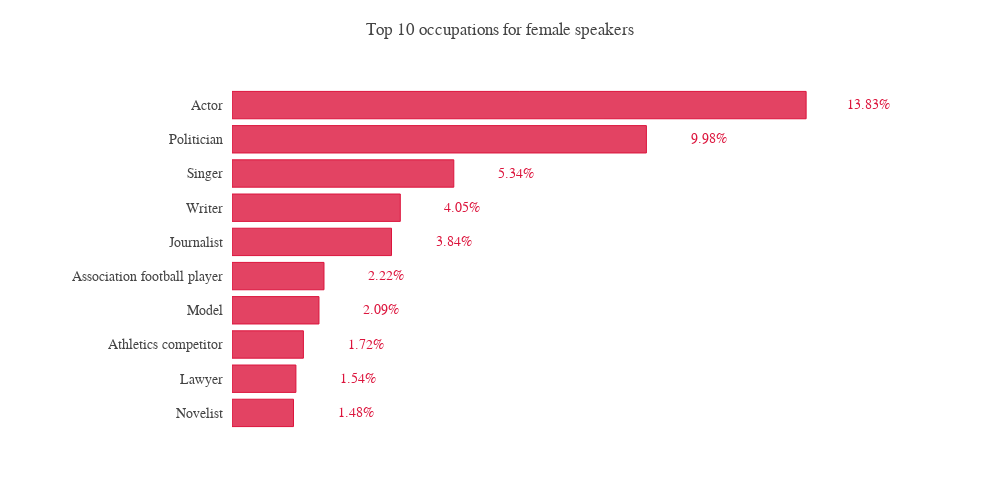

Source (notebook cell):
### Code cell
import plotly.graph_objects as go
from plotly.subplots import make_subplots

import numpy as np

y_saving = (relevant_occupations_female['count']*100).tolist()

x = relevant_occupations_female['meaning'].tolist()


# Creating two subplots
fig = go.Figure()

fig.add_trace(go.Bar(
    x=y_saving,
    y=x,
    marker=dict(
        color='rgba(220,20,60, 0.8)',
        line=dict(
        color='rgba(220,20,60, 1.0)',
        width=1),
    ),
    name='Top 10 male occupations in Quotebank\'s speakers',
    orientation='h',
))

fig.update_layout(
    autosize=False,
    width=1000,
    height=500,
    title='Top 10 occupations for female speakers',
    yaxis=dict(
        showgrid=False,
        showline=False,
        showticklabels=True,
        domain=[0, 0.95],
        ticksuffix="  ",
        tickfont=dict(family='Nunito', size=14),
    ),
    xaxis=dict(
        zeroline=False,
        showline=False,
        showticklabels=False,
        showgrid=False,
        domain=[0.15, 0.9],
    ),
    legend=dict(x=0.029, y=1.038, font_size=13),
    margin=dict(l=100, r=20, t=70, b=70),
    template=None,
    font_family='Nunito',
)

annotations_f = []

y_s = np.round(y_saving, decimals=2)

# Adding labels
for yd, xd in zip(y_s, x):
    # labeling the bar net worth
    annotations_f.append(dict(xref='x1', yref='y1',
                            y=xd, x=yd + 1.5,
                            text=str(yd) + '%',
                            font=dict(family='Nunito', size=14,
                                        color='rgb(220,20,60)'),
                            showarrow=False))

#annotations_f.append(dict(text="Gender", x=0.15, xref="paper", y=1.2, yref="paper",
#            align="left", showarrow=False, font=dict(family='Nunito', size=14)))

fig.update_layout(annotations=annotations_f)

fig.show()

### Figure 1 — Plotly figure (JSON) as saved in the notebook; plotly's stock layout.template omitted (floating-point values rounded to 4 significant figures)
{"data": [{"marker": {"color": "rgba(220,20,60, 0.8)", "line": {"color": "rgba(220,20,60, 1.0)", "width": 1}}, "name": "Top 10 male occupations in Quotebank's speakers", "orientation": "h", "type": "bar", "x": [1.481, 1.539, 1.72, 2.095, 2.216, 3.842, 4.054, 5.342, 9.981, 13.83], "y": ["Novelist", "Lawyer", "Athletics competitor", "Model", "Association football player", "Journalist", "Writer", "Singer", "Politician", "Actor"]}], "layout": {"annotations": [{"font": {"color": "rgb(220,20,60)", "family": "Nunito", "size": 14}, "showarrow": false, "text": "1.48%", "x": 2.98, "xref": "x", "y": "Novelist", "yref": "y"}, {"font": {"color": "rgb(220,20,60)", "family": "Nunito", "size": 14}, "showarrow": false, "text": "1.54%", "x": 3.04, "xref": "x", "y": "Lawyer", "yref": "y"}, {"font": {"color": "rgb(220,20,60)", "family": "Nunito", "size": 14}, "showarrow": false, "text": "1.72%", "x": 3.22, "xref": "x", "y": "Athletics competitor", "yref": "y"}, {"font": {"color": "rgb(220,20,60)", "family": "Nunito", "size": 14}, "showarrow": false, "text": "2.09%", "x": 3.59, "xref": "x", "y": "Model", "yref": "y"}, {"font": {"color": "rgb(220,20,60)", "family": "Nunito", "size": 14}, "showarrow": false, "text": "2.22%", "x": 3.72, "xref": "x", "y": "Association football player", "yref": "y"}, {"font": {"color": "rgb(220,20,60)", "family": "Nunito", "size": 14}, "showarrow": false, "text": "3.84%", "x": 5.34, "xref": "x", "y": "Journalist", "yref": "y"}, {"font": {"color": "rgb(220,20,60)", "family": "Nunito", "size": 14}, "showarrow": false, "text": "4.05%", "x": 5.55, "xref": "x", "y": "Writer", "yref": "y"}, {"font": {"color": "rgb(220,20,60)", "family": "Nunito", "size": 14}, "showarrow": false, "text": "5.34%", "x": 6.84, "xref": "x", "y": "Singer", "yref": "y"}, {"font": {"color": "rgb(220,20,60)", "family": "Nunito", "size": 14}, "showarrow": false, "text": "9.98%", "x": 11.48, "xref": "x", "y": "Politician", "yref": "y"}, {"font": {"color": "rgb(220,20,60)", "family": "Nunito", "size": 14}, "showarrow": false, "text": "13.83%", "x": 15.33, "xref": "x", "y": "Actor", "yref": "y"}], "autosize": false, "font": {"family": "Nunito"}, "height": 500, "legend": {"font": {"size": 13}, "x": 0.029, "y": 1.038}, "margin": {"b": 70, "l": 100, "r": 20, "t": 70}, "title": {"text": "Top 10 occupations for female speakers"}, "width": 1000, "xaxis": {"domain": [0.15, 0.9], "showgrid": false, "showline": false, "showticklabels": false, "zeroline": false}, "yaxis": {"domain": [0, 0.95], "showgrid": false, "showline": false, "showticklabels": true, "tickfont": {"family": "Nunito", "size": 14}, "ticksuffix": "  "}}}
